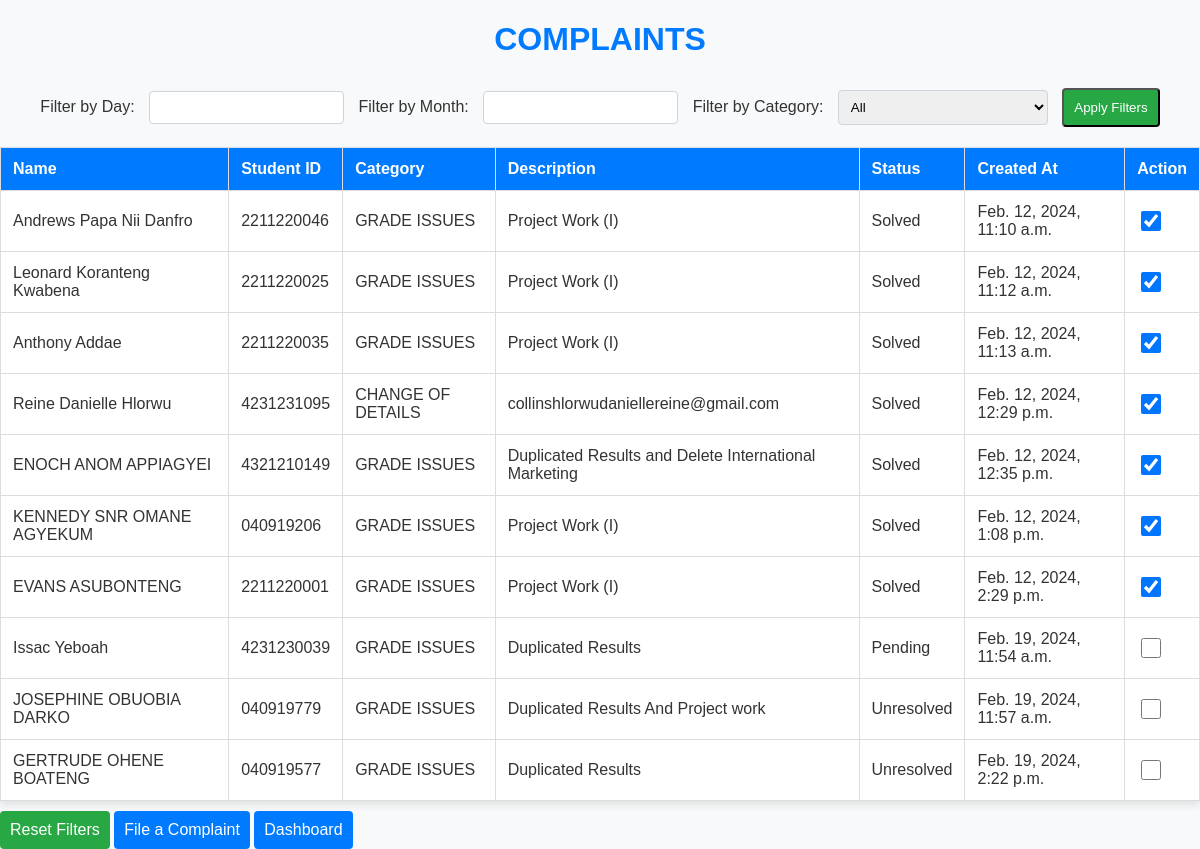
Before: /complaints/complaint_list/ (signed in) with the older database file.
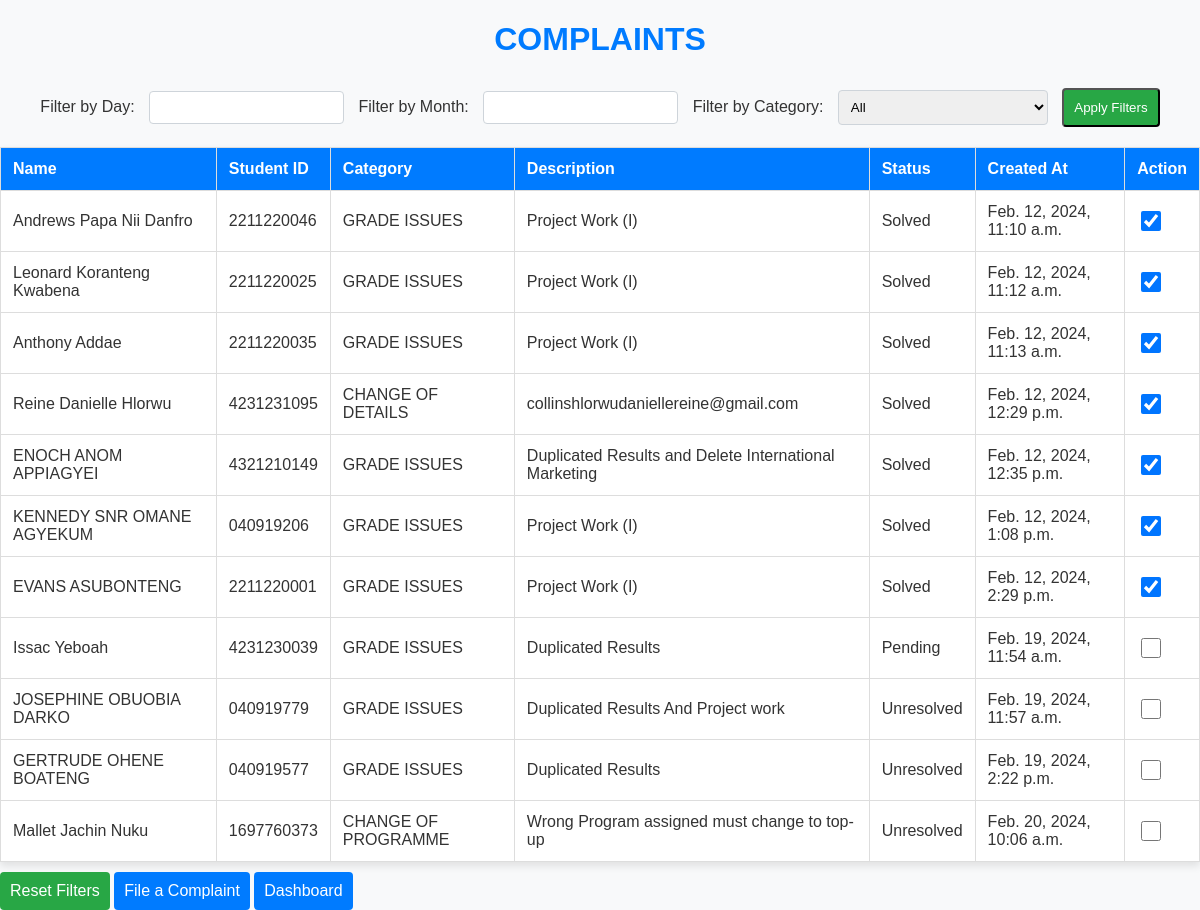
After: the same page with the newer database file.
### complaints/models.py (models this page shows, shortened)
class Complaint(models.Model):
    PENDING = 'Pending'
    SOLVED = 'Solved'
    STATUS_CHOICES = [
        (PENDING, 'Pending'),
        (SOLVED, 'Solved'),
    ]
    name = models.CharField(max_length=255)
    student_id = models.CharField(max_length=10)  # Add the student_id field
    category = models.ForeignKey(Category, on_delete=models.CASCADE)
    description = models.TextField()
    created_at = models.DateTimeField(auto_now_add=True)
    status = models.CharField(max_length=20, choices=STATUS_CHOICES, default=PENDING)

class Category(models.Model):
    name = models.CharField(max_length=255)

### complaints/views.py (the view)
# urls.py: path('complaint_list/', views.complaint_list, name='complaint_list'),
@login_required(login_url='login')
def complaint_list(request):
    filter_day = request.GET.get('day')
    filter_month = request.GET.get('month')
    filter_category = request.GET.get('category')
    complaints = Complaint.objects.all()
    if filter_day:
        complaints = complaints.filter(created_at__day=int(filter_day))
    if filter_month:
        complaints = complaints.filter(created_at__month=int(filter_month))
    if filter_category:
        complaints = complaints.filter(category__name=filter_category)
    return render(request, 'complaints/complaint_list.html', {'complaints': complaints})

### complaints/templates/complaints/complaint_list.html (shortened to what this page needs)
<!DOCTYPE html>
<html lang="en">
<head>
    <link rel="stylesheet" href="https://code.jquery.com/ui/1.12.1/themes/base/jquery-ui.css">
</head>
<body>
    <h1>COMPLAINTS</h1>
    <form method="get">
        <label for="day">Filter by Day:</label>
        <input type="text" id="datepickerDay" name="day" value="{{ request.GET.day }}">
        <label for="month">Filter by Month:</label>
        <input type="text" id="datepickerMonth" name="month" value="{{ request.GET.month }}">
        <label for="category">Filter by Category:</label>
        <select name="category">
            <option value="" {% if not request.GET.category %}selected{% endif %}>All</option>
        </select>
        <input type="submit" value="Apply Filters">
    </form>
    <table>
        <thead>
            <tr>
                <th>Name</th>
                <th>Student ID</th>
                <th>Category</th>
                <th>Description</th>
                <th>Status</th>
                <th>Created At</th>
                <th>Action</th>
            </tr>
        </thead>
        <tbody>
            {% for complaint in complaints %}
            <tr>
                <td>{{ complaint.name }}</td>
                <td>{{ complaint.student_id }}</td>
                <td>{{ complaint.category.name }}</td>
                <td>{{ complaint.description }}</td>
                <td>{{ complaint.status }}</td>
                <td>{{ complaint.created_at }}</td>
                <td>
                    <input type="checkbox" class="solve-checkbox" data-complaint-id="{{ complaint.id }}" {% if complaint.status == 'Solved' %}checked{% endif %}>
                </td>
            </tr>
            {% endfor %}
        </tbody>
    </table>
    <a href="{% url 'complaint_list' %}" class="reset-link">Reset Filters</a>
    <a href="{% url 'file_complaint' %}" class="action-links">File a Complaint</a>
    <a href="{% url 'dashboard' %}" class="action-links">Dashboard</a>
</body>
</html>

Changed rows visible on the page:
added Complaint: name "Mallet Jachin Nuku", student_id "1697760373", category.name "CHANGE OF PROGRAMME", description "Wrong Program assigned must change to top-up", status "Unresolved", created_at "Feb. 20, 2024, 10:06 a.m."
